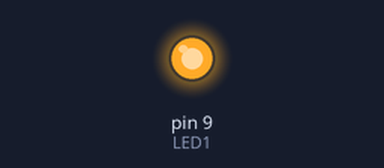
Bench run of a sketch on a simulated Arduino Uno, built with avr-gcc and run on an emulated ATmega328P. Parts: output pins drawn as LEDs (lit = HIGH).

Above: at 2.5 s.
At 8.0 s:
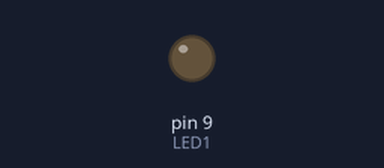
Timing chart, 0 to 14.3 s (numbered marks = the images above):
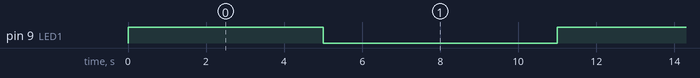

Measured:
- by itself, pin 9 (LED1): alternates HIGH for 5.0 s and LOW for 6.0 s

The sketch:

for.ino
```cpp
int i;
int LED1=9;
int ulangan = 6;

void setup() {
  // put your setup code here, to run once:
pinMode(LED1, OUTPUT);
}

void loop() {
  digitalWrite(LED1,HIGH);
  for(i=1;i<ulangan;i++)
  {delay(1000);}
  digitalWrite(LED1,LOW);
  for(i=ulangan;i>0;i--)
  {delay(1000);}
  // put your main code here, to run repeatedly:

}
```
